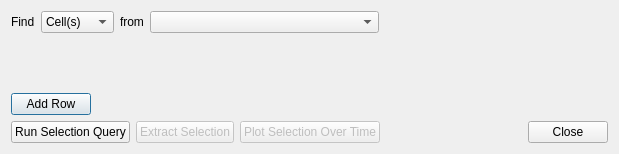
<?xml version="1.0" encoding="UTF-8"?>
<ui version="4.0">
 <class>pqQueryDialog</class>
 <widget class="QDialog" name="pqQueryDialog">
  <property name="geometry">
   <rect>
    <x>0</x>
    <y>0</y>
    <width>619</width>
    <height>154</height>
   </rect>
  </property>
  <property name="windowTitle">
   <string>Find Data</string>
  </property>
  <layout class="QVBoxLayout" name="verticalLayout" stretch="0,0,0,0">
   <item>
    <layout class="QHBoxLayout" name="horizontalLayout_2">
     <item>
      <widget class="QLabel" name="label">
       <property name="text">
        <string>Find</string>
       </property>
      </widget>
     </item>
     <item>
      <widget class="QComboBox" name="selectionType">
       <item>
        <property name="text">
         <string>Cell(s)</string>
        </property>
       </item>
       <item>
        <property name="text">
         <string>Point(s)</string>
        </property>
       </item>
       <item>
        <property name="text">
         <string>Vertex</string>
        </property>
       </item>
       <item>
        <property name="text">
         <string>Edge(s)</string>
        </property>
       </item>
       <item>
        <property name="text">
         <string>Row(s)</string>
        </property>
       </item>
      </widget>
     </item>
     <item>
      <widget class="QLabel" name="label_4">
       <property name="text">
        <string>from</string>
       </property>
      </widget>
     </item>
     <item>
      <widget class="pqOutputPortComboBox" name="source">
       <property name="sizePolicy">
        <sizepolicy hsizetype="Expanding" vsizetype="Fixed">
         <horstretch>0</horstretch>
         <verstretch>0</verstretch>
        </sizepolicy>
       </property>
      </widget>
     </item>
     <item>
      <spacer name="horizontalSpacer">
       <property name="orientation">
        <enum>Qt::Horizontal</enum>
       </property>
       <property name="sizeHint" stdset="0">
        <size>
         <width>40</width>
         <height>20</height>
        </size>
       </property>
      </spacer>
     </item>
    </layout>
   </item>
   <item>
    <widget class="QFrame" name="queryClauseFrame">
     <property name="sizePolicy">
      <sizepolicy hsizetype="Preferred" vsizetype="Minimum">
       <horstretch>0</horstretch>
       <verstretch>0</verstretch>
      </sizepolicy>
     </property>
     <property name="frameShape">
      <enum>QFrame::NoFrame</enum>
     </property>
     <property name="frameShadow">
      <enum>QFrame::Plain</enum>
     </property>
    </widget>
   </item>
   <item>
    <layout class="QHBoxLayout" name="horizontalLayout_4">
     <item>
      <widget class="QPushButton" name="addRow">
       <property name="text">
        <string>Add Row</string>
       </property>
      </widget>
     </item>
     <item>
      <spacer name="horizontalSpacer_2">
       <property name="orientation">
        <enum>Qt::Horizontal</enum>
       </property>
       <property name="sizeHint" stdset="0">
        <size>
         <width>40</width>
         <height>20</height>
        </size>
       </property>
      </spacer>
     </item>
     <item>
      <spacer name="horizontalSpacer_3">
       <property name="orientation">
        <enum>Qt::Horizontal</enum>
       </property>
       <property name="sizeHint" stdset="0">
        <size>
         <width>40</width>
         <height>20</height>
        </size>
       </property>
      </spacer>
     </item>
    </layout>
   </item>
   <item>
    <layout class="QHBoxLayout" name="horizontalLayout_3" stretch="0,0,0,1">
     <item>
      <widget class="QPushButton" name="runQuery">
       <property name="text">
        <string>Run Selection Query</string>
       </property>
      </widget>
     </item>
     <item>
      <widget class="QPushButton" name="extractSelection">
       <property name="enabled">
        <bool>false</bool>
       </property>
       <property name="text">
        <string>Extract Selection</string>
       </property>
      </widget>
     </item>
     <item>
      <widget class="QPushButton" name="extractSelectionOverTime">
       <property name="enabled">
        <bool>false</bool>
       </property>
       <property name="text">
        <string>Plot Selection Over Time</string>
       </property>
      </widget>
     </item>
     <item>
      <widget class="QDialogButtonBox" name="buttonBox">
       <property name="orientation">
        <enum>Qt::Horizontal</enum>
       </property>
       <property name="standardButtons">
        <set>QDialogButtonBox::Close</set>
       </property>
      </widget>
     </item>
    </layout>
   </item>
  </layout>
 </widget>
 <customwidgets>
  <customwidget>
   <class>pqOutputPortComboBox</class>
   <extends>QComboBox</extends>
   <header>pqOutputPortComboBox.h</header>
  </customwidget>
 </customwidgets>
 <resources/>
 <connections>
  <connection>
   <sender>buttonBox</sender>
   <signal>accepted()</signal>
   <receiver>pqQueryDialog</receiver>
   <slot>accept()</slot>
   <hints>
    <hint type="sourcelabel">
     <x>248</x>
     <y>254</y>
    </hint>
    <hint type="destinationlabel">
     <x>157</x>
     <y>274</y>
    </hint>
   </hints>
  </connection>
  <connection>
   <sender>buttonBox</sender>
   <signal>rejected()</signal>
   <receiver>pqQueryDialog</receiver>
   <slot>reject()</slot>
   <hints>
    <hint type="sourcelabel">
     <x>316</x>
     <y>260</y>
    </hint>
    <hint type="destinationlabel">
     <x>286</x>
     <y>274</y>
    </hint>
   </hints>
  </connection>
 </connections>
</ui>
